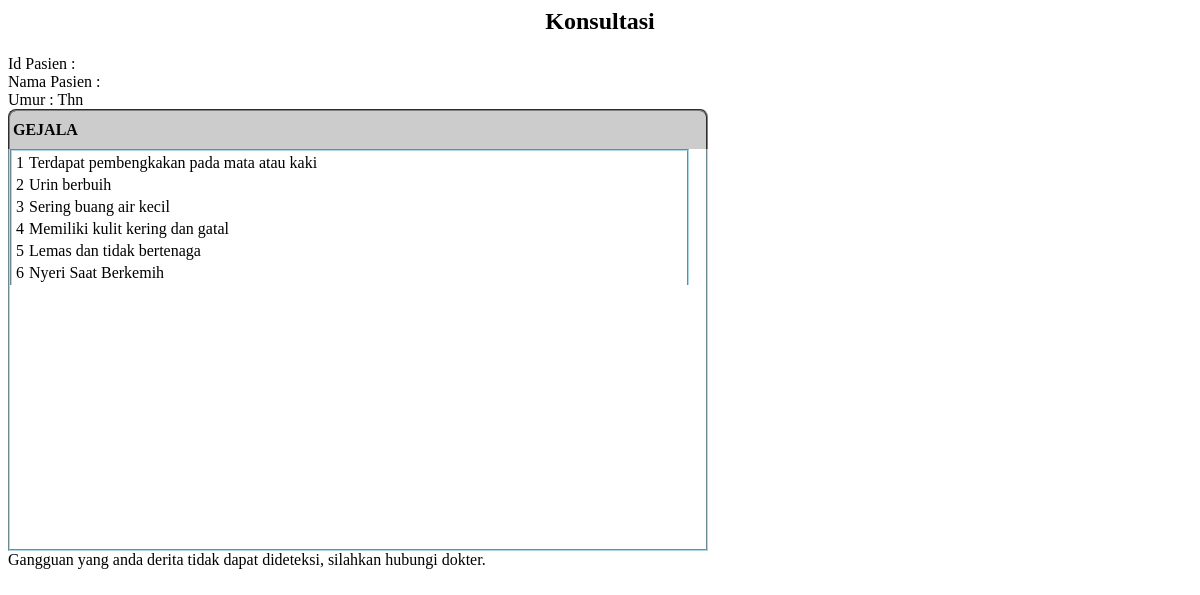
Screenshot of /cekno.php with the database file from the repository.
### tables this page shows
CREATE TABLE IF NOT EXISTS `detailkonsul` (
  `idkonsul` varchar(5) NOT NULL,
  `idgejala` varchar(5) NOT NULL
);

CREATE TABLE IF NOT EXISTS `tblgejala` (
  `idgejala` varchar(5) NOT NULL,
  `namagejala` varchar(150) NOT NULL,
  `persen` int(5) NOT NULL
);

### cekno.php (the view, shortened to what this page needs)
<?php
$sql = mysql_query("SELECT * FROM user where id_user='$_SESSION[namauser]'");
$hasil=mysql_fetch_array($sql);
echo "<h2 align=center>Konsultasi</h2>";
echo "Id Pasien : $hasil[id_user] <br>
Nama Pasien : $hasil[nama_lengkap] <br>";
echo "Umur : $hasil[umur] Thn <br>";
?>
<table   class="judul">
    <th colspan="4" align="left"><strong>GEJALA</strong></th>
</table>
<div class="data">
<table   class="data">
<?php
$query51 = mysql_query("SELECT * FROM tblkonsultasi order by id desc ");
$data51 = mysql_fetch_array($query51);
 				$aa = "SELECT * FROM detailkonsul where idkonsul='$data51[id]' ";
				$rr = mysql_query($aa) or die('Error');
				$no=1;
				while($data = mysql_fetch_array($rr)){
						$aa1 = "SELECT * From tblgejala where idgejala='$data[idgejala]' ";
						$rr1 = mysql_query($aa1) or die('Error');
						$data1 = mysql_fetch_array($rr1);
		 if ($warna==$warna1) {
		 $warna=$warna2;}
		 else {
		 $warna=$warna1;} ?>
<?php	 echo " <tr bgcolor='$warna' class='data'>
			<td width='10' align='center'>$no</td>
			<td class='data'>$data1[namagejala] </td> </tr>";
	$no++;
}
			?>
</table>
</div>
<?
echo "Gangguan yang anda derita tidak dapat dideteksi, silahkan hubungi dokter.";
?>

### cekno.php (style rules this page uses)
table.judul { border-width:2px; border-top-style:groove; border-bottom-style:none; border-right-style:groove; border-left-style:groove; -moz-border-radius-topleft:8px; -webkit-border-top-left-radius:8px; -moz-border-radius-topright:8px; -webkit-border-top-right-radius:8px; width:700px; height:40px; background-color: #CCCCCC; }
table.data { border-top-style:groove; border-bottom-style:none; border-right-style:groove; border-left-style:groove; border-color:lightblue; border-width:2px; width:679px; }
div.data { width:696px; height:400px; overflow:auto; border-top-style:none; border-bottom-style:groove; border-right-style:groove; border-left-style:groove; border-color:lightblue; border-width:2px; }

### rows the page displays
detailkonsul: idgejala.namagejala "Terdapat pembengkakan pada mata atau kaki"
detailkonsul: idgejala.namagejala "Urin berbuih"
detailkonsul: idgejala.namagejala "Sering buang air kecil"
detailkonsul: idgejala.namagejala "Memiliki kulit kering dan gatal"
detailkonsul: idgejala.namagejala "Lemas dan tidak bertenaga"
detailkonsul: idgejala.namagejala "Nyeri Saat Berkemih"
